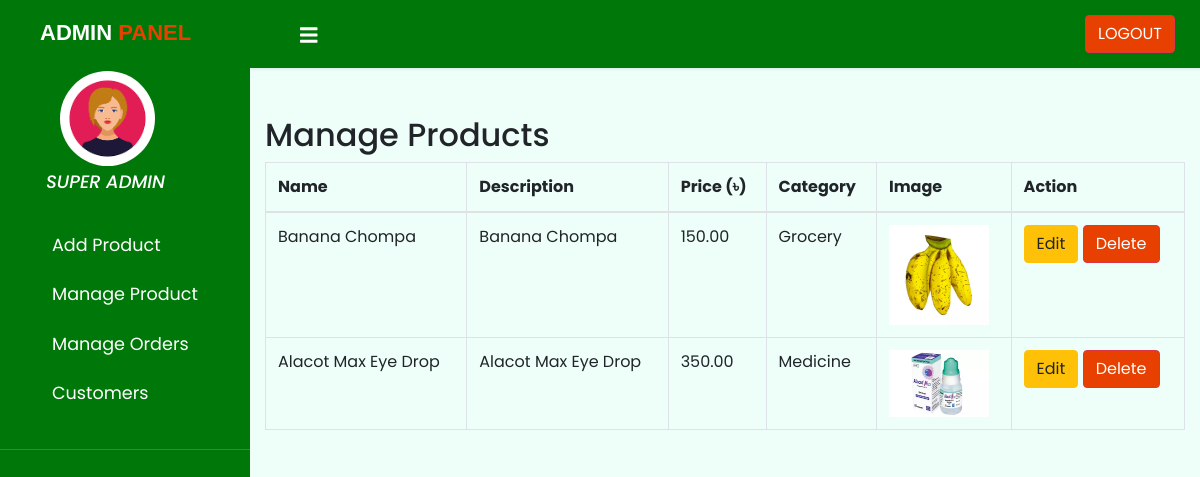
The app's page /admin/manageProduct.php with its own data.
### tables this page shows
CREATE TABLE `products` (
  `id` int(11) NOT NULL,
  `name` varchar(255) NOT NULL,
  `description` text DEFAULT NULL,
  `price` decimal(10,2) NOT NULL,
  `image` varchar(255) DEFAULT NULL,
  `category` varchar(255) NOT NULL
);

### admin/manageProduct.php (the view, shortened to what this page needs)
<?php
include 'inc/header.php';
?>
<div class="container mt-5">
    <h2>Manage Products</h2>
    <table class="table table-bordered">
        <thead>
            <tr>
                <th>Name</th>
                <th>Description</th>
                <th>Price (৳)</th>
                <th>Category</th>
                <th>Image</th>
                <th>Action</th>
            </tr>
        </thead>
        <tbody>
            <?php
            include '../connection/db_connection.php';
            $categoryNames = [
                1 => 'Grocery',
                2 => 'Medicine',
            ];
            $sql = "SELECT * FROM products";
            $result = $conn->query($sql);
            if ($result->num_rows > 0) {
                while ($row = $result->fetch_assoc()) {
                    echo '<tr>';
                    echo '<td>' . $row['name'] . '</td>';
                    echo '<td>' . $row['description'] . '</td>';
                    echo '<td>' . $row['price'] . '</td>';
                    echo '<td>' . $categoryNames[$row['category']] . '</td>';
                    echo '<td><img src="uploads/' . $row['image'] . '" alt="' . $row['name'] . '" style="max-width: 100px;"></td>';
                    echo '<td>
                        <a href="editProduct.php?id=' . $row['id'] . '" class="btn btn-warning">Edit</a>
                        <a href="deleteProduct.php?id=' . $row['id'] . '" class="btn btn-danger">Delete</a>
                    </td>';
                    echo '</tr>';
                }
            } else {
                echo '<tr><td colspan="7">No products found.</td></tr>';
            }
            ?>
        </tbody>
    </table>
</div>
<?php
include 'inc/footer.php';
?>

### admin/style.css (style rules this page uses)
body { font-family: 'Poppins', sans-serif; background: #fafafa; }
a, a:hover, a:focus { color: inherit; text-decoration: none; transition: all 0.3s; }
.btn-danger { background-color: #e74000; }

### records on screen
products: name "Banana Chompa", description "Banana Chompa", price "150.00", category "Grocery", image (picture)
products: name "Alacot Max Eye Drop", description "Alacot Max Eye Drop", price "350.00", category "Medicine", image (picture)
